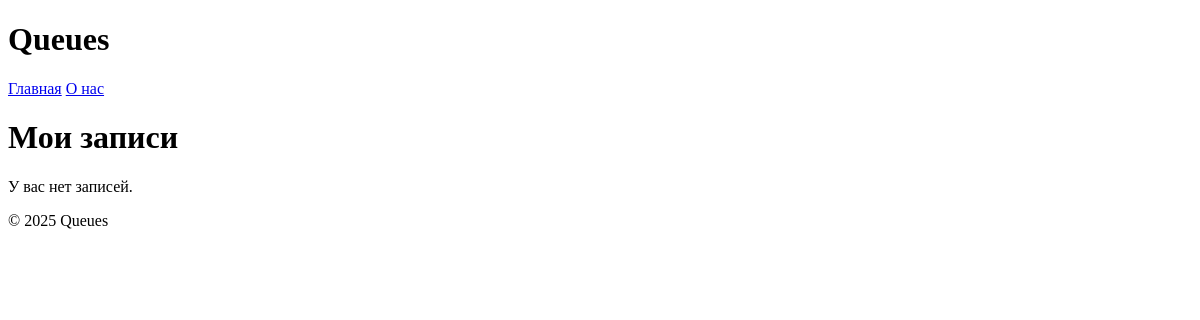
Page /my-bookings/ (signed in) on the earlier database version.
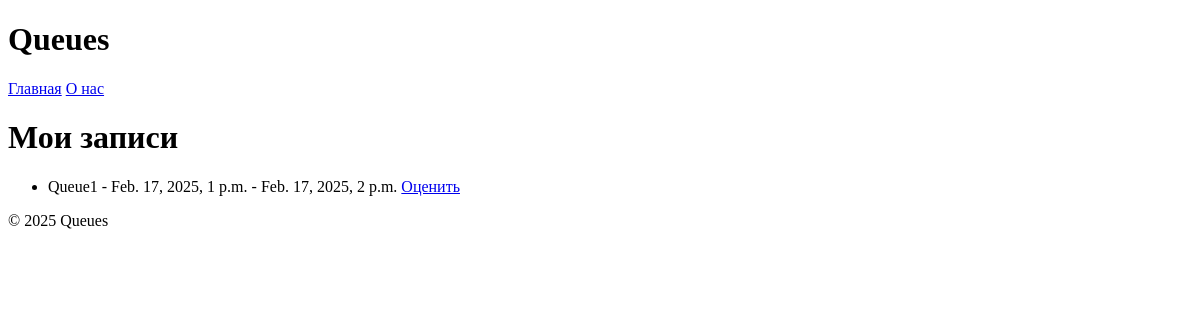
Same page on the later database version.
### queue_app/models.py (models this page shows, shortened)
class Booking(models.Model):
    slot = models.ForeignKey(Slot, on_delete=models.CASCADE)
    user = models.ForeignKey(User, on_delete=models.CASCADE)
    created_at = models.DateTimeField(auto_now_add=True)
    notified = models.BooleanField(default=False)

class Slot(models.Model):
    queue = models.ForeignKey(Queue, on_delete=models.CASCADE)
    start_time = models.DateTimeField()
    end_time = models.DateTimeField()
    is_available = models.BooleanField(default=True)

class Queue(models.Model):
    name = models.CharField(max_length=255)
    description = models.TextField()
    created_at = models.DateTimeField(auto_now_add=True)
    updated_at = models.DateTimeField(auto_now=True)

### queue_app/views.py (the view)
# urls.py: path('my-bookings/', views.user_bookings, name='user_bookings'),
@login_required
def user_bookings(request):
    bookings = Booking.objects.filter(user=request.user)
    now = timezone.localtime(timezone.now())
    for booking in bookings:
        end_time = timezone.localtime(booking.slot.end_time)
        booking.slot.can_rate = end_time < now
    return render(request, 'queue_app/user_bookings.html', {'bookings': bookings, 'now': now})

### queue_app/templates/queue_app/user_bookings.html
{% extends 'base.html' %}
{% load tz %}
{% block content %}
    <h1>Мои записи</h1>
    {% if bookings %}
        <ul>
            {% for booking in bookings %}
                <li>
                    {{ booking.slot.queue.name }} - {{ booking.slot.start_time }} - {{ booking.slot.end_time }}
                    {% now "Y-m-d H:i:s" as current_time %}
                    {% if booking.slot.can_rate %}
                        <a href="{% url 'rate_booking' booking.id %}">Оценить</a>
                    {% endif %}
                </li>
            {% endfor %}
        </ul>
    {% else %}
        <p>У вас нет записей.</p>
    {% endif %}
{% endblock %}

Differences in the rows shown:
added Booking: slot.queue.name "Queue1", slot.start_time "Feb. 17, 2025, 1 p.m.", slot.end_time "Feb. 17, 2025, 2 p.m.", shows "Оценить"
Other differences:
text no longer shown: "У вас нет записей."
